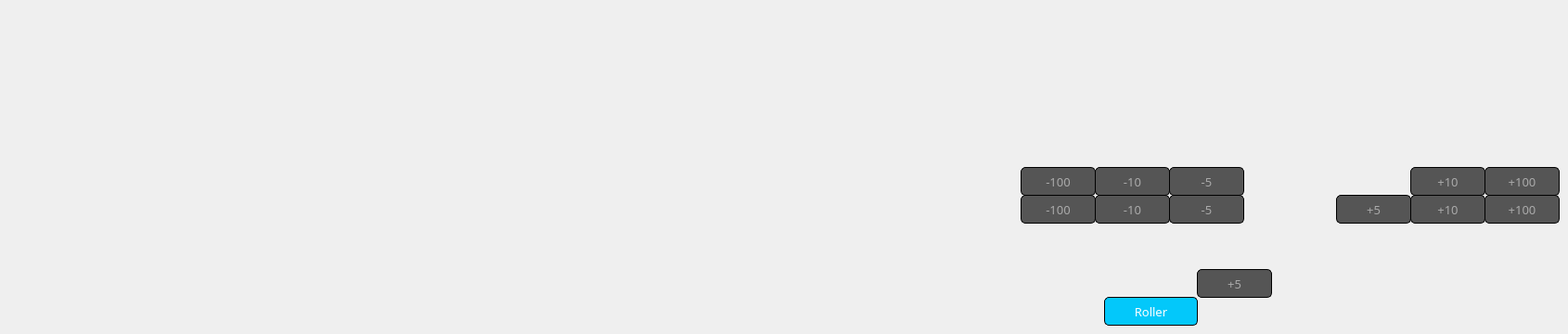
    <widget class="QWidget" name="page_4">
     <widget class="QPushButton" name="R10">
      <property name="geometry">
       <rect>
        <x>1520</x>
        <y>180</y>
        <width>81</width>
        <height>31</height>
       </rect>
      </property>
      <property name="font">
       <font>
        <family>Montserrat</family>
        <pointsize>10</pointsize>
        <weight>50</weight>
        <italic>false</italic>
        <bold>false</bold>
        <kerning>false</kerning>
       </font>
      </property>
      <property name="styleSheet">
       <string notr="true">border:1px solid rgb(0,0,0);
border-radius:5px;
color: rgb(170, 170, 170);
background-color: rgb(85, 85, 85);</string>
      </property>
      <property name="text">
       <string>+10</string>
      </property>
     </widget>
     <widget class="QPushButton" name="mR10">
      <property name="geometry">
       <rect>
        <x>1180</x>
        <y>180</y>
        <width>81</width>
        <height>31</height>
       </rect>
      </property>
      <property name="font">
       <font>
        <family>Montserrat</family>
        <pointsize>10</pointsize>
        <weight>50</weight>
        <italic>false</italic>
        <bold>false</bold>
        <kerning>false</kerning>
       </font>
      </property>
      <property name="styleSheet">
       <string notr="true">border:1px solid rgb(0,0,0);
border-radius:5px;
color: rgb(170, 170, 170);
background-color: rgb(85, 85, 85);</string>
      </property>
      <property name="text">
       <string>-10</string>
      </property>
     </widget>
     <widget class="QPushButton" name="mR5">
      <property name="geometry">
       <rect>
        <x>1260</x>
        <y>180</y>
        <width>81</width>
        <height>31</height>
       </rect>
      </property>
      <property name="font">
       <font>
        <family>Montserrat</family>
        <pointsize>10</pointsize>
        <weight>50</weight>
        <italic>false</italic>
        <bold>false</bold>
        <kerning>false</kerning>
       </font>
      </property>
      <property name="styleSheet">
       <string notr="true">border:1px solid rgb(0,0,0);
border-radius:5px;
color: rgb(170, 170, 170);
background-color: rgb(85, 85, 85);</string>
      </property>
      <property name="text">
       <string>-5</string>
      </property>
     </widget>
     <widget class="QPushButton" name="mRO10">
      <property name="geometry">
       <rect>
        <x>1180</x>
        <y>210</y>
        <width>81</width>
        <height>31</height>
       </rect>
      </property>
      <property name="font">
       <font>
        <family>Montserrat</family>
        <pointsize>10</pointsize>
        <weight>50</weight>
        <italic>false</italic>
        <bold>false</bold>
        <kerning>false</kerning>
       </font>
      </property>
      <property name="styleSheet">
       <string notr="true">border:1px solid rgb(0,0,0);
border-radius:5px;
color: rgb(170, 170, 170);
background-color: rgb(85, 85, 85);</string>
      </property>
      <property name="text">
       <string>-10</string>
      </property>
     </widget>
     <widget class="QPushButton" name="mRO100">
      <property name="geometry">
       <rect>
        <x>1100</x>
        <y>210</y>
        <width>81</width>
        <height>31</height>
       </rect>
      </property>
      <property name="font">
       <font>
        <family>Montserrat</family>
        <pointsize>10</pointsize>
        <weight>50</weight>
        <italic>false</italic>
        <bold>false</bold>
        <kerning>false</kerning>
       </font>
      </property>
      <property name="styleSheet">
       <string notr="true">border:1px solid rgb(0,0,0);
border-radius:5px;
color: rgb(170, 170, 170);
background-color: rgb(85, 85, 85);</string>
      </property>
      <property name="text">
       <string>-100</string>
      </property>
     </widget>
     <widget class="QPushButton" name="RO5">
      <property name="geometry">
       <rect>
        <x>1440</x>
        <y>210</y>
        <width>81</width>
        <height>31</height>
       </rect>
      </property>
      <property name="font">
       <font>
        <family>Montserrat</family>
        <pointsize>10</pointsize>
        <weight>50</weight>
        <italic>false</italic>
        <bold>false</bold>
        <kerning>false</kerning>
       </font>
      </property>
      <property name="styleSheet">
       <string notr="true">border:1px solid rgb(0,0,0);
border-radius:5px;
color: rgb(170, 170, 170);
background-color: rgb(85, 85, 85);</string>
      </property>
      <property name="text">
       <string>+5</string>
      </property>
     </widget>
     <widget class="QPushButton" name="mRO5">
      <property name="geometry">
       <rect>
        <x>1260</x>
        <y>210</y>
        <width>81</width>
        <height>31</height>
       </rect>
      </property>
      <property name="font">
       <font>
        <family>Montserrat</family>
        <pointsize>10</pointsize>
        <weight>50</weight>
        <italic>false</italic>
        <bold>false</bold>
        <kerning>false</kerning>
       </font>
      </property>
      <property name="styleSheet">
       <string notr="true">border:1px solid rgb(0,0,0);
border-radius:5px;
color: rgb(170, 170, 170);
background-color: rgb(85, 85, 85);</string>
      </property>
      <property name="text">
       <string>-5</string>
      </property>
     </widget>
     <widget class="QPushButton" name="mR100">
      <property name="geometry">
       <rect>
        <x>1100</x>
        <y>180</y>
        <width>81</width>
        <height>31</height>
       </rect>
      </property>
      <property name="maximumSize">
       <size>
        <width>16777215</width>
        <height>16777215</height>
       </size>
      </property>
      <property name="font">
       <font>
        <family>Montserrat</family>
        <pointsize>10</pointsize>
        <weight>50</weight>
        <italic>false</italic>
        <bold>false</bold>
        <kerning>false</kerning>
       </font>
      </property>
      <property name="styleSheet">
       <string notr="true">border:1px solid rgb(0,0,0);
border-radius:5px;
color: rgb(170, 170, 170);
background-color: rgb(85, 85, 85);</string>
      </property>
      <property name="text">
       <string>-100</string>
      </property>
     </widget>
     <widget class="QPushButton" name="R100">
      <property name="geometry">
       <rect>
        <x>1600</x>
        <y>180</y>
        <width>81</width>
        <height>31</height>
       </rect>
      </property>
      <property name="font">
       <font>
        <family>Montserrat</family>
        <pointsize>10</pointsize>
        <weight>50</weight>
        <italic>false</italic>
        <bold>false</bold>
        <kerning>false</kerning>
       </font>
      </property>
      <property name="styleSheet">
       <string notr="true">border:1px solid rgb(0,0,0);
border-radius:5px;
color: rgb(170, 170, 170);
background-color: rgb(85, 85, 85);</string>
      </property>
      <property name="text">
       <string>+100</string>
      </property>
     </widget>
     <widget class="QPushButton" name="RO100">
      <property name="geometry">
       <rect>
        <x>1600</x>
        <y>210</y>
        <width>81</width>
        <height>31</height>
       </rect>
      </property>
      <property name="font">
       <font>
        <family>Montserrat</family>
        <pointsize>10</pointsize>
        <weight>50</weight>
        <italic>false</italic>
        <bold>false</bold>
        <kerning>false</kerning>
       </font>
      </property>
      <property name="styleSheet">
       <string notr="true">border:1px solid rgb(0,0,0);
border-radius:5px;
color: rgb(170, 170, 170);
background-color: rgb(85, 85, 85);</string>
      </property>
      <property name="text">
       <string>+100</string>
      </property>
     </widget>
     <widget class="QPushButton" name="RO10">
      <property name="geometry">
       <rect>
        <x>1520</x>
        <y>210</y>
        <width>81</width>
        <height>31</height>
       </rect>
      </property>
      <property name="font">
       <font>
        <family>Montserrat</family>
        <pointsize>10</pointsize>
        <weight>50</weight>
        <italic>false</italic>
        <bold>false</bold>
        <kerning>false</kerning>
       </font>
      </property>
      <property name="styleSheet">
       <string notr="true">border:1px solid rgb(0,0,0);
border-radius:5px;
color: rgb(170, 170, 170);
background-color: rgb(85, 85, 85);</string>
      </property>
      <property name="text">
       <string>+10</string>
      </property>
     </widget>
     <widget class="QPushButton" name="R5">
      <property name="geometry">
       <rect>
        <x>1290</x>
        <y>290</y>
        <width>81</width>
        <height>31</height>
       </rect>
      </property>
      <property name="font">
       <font>
        <family>Montserrat</family>
        <pointsize>10</pointsize>
        <weight>50</weight>
        <italic>false</italic>
        <bold>false</bold>
        <kerning>false</kerning>
       </font>
      </property>
      <property name="styleSheet">
       <string notr="true">border:1px solid rgb(0,0,0);
border-radius:5px;
color: rgb(170, 170, 170);
background-color: rgb(85, 85, 85);</string>
      </property>
      <property name="text">
       <string>+5</string>
      </property>
     </widget>
     <widget class="QPushButton" name="roller">
      <property name="geometry">
       <rect>
        <x>1190</x>
        <y>320</y>
        <width>101</width>
        <height>31</height>
       </rect>
      </property>
      <property name="font">
       <font>
        <family>Montserrat</family>
        <pointsize>10</pointsize>
        <weight>50</weight>
        <italic>false</italic>
        <bold>false</bold>
        <kerning>false</kerning>
       </font>
      </property>
      <property name="styleSheet">
       <string notr="true">color: rgb(255, 255, 255);
background-color:rgb(3, 200, 250);
border: 1px solid rgb(0,0,0);
border-radius:5px;</string>
      </property>
      <property name="text">
       <string>Roller</string>
      </property>
     </widget>
    </widget>
